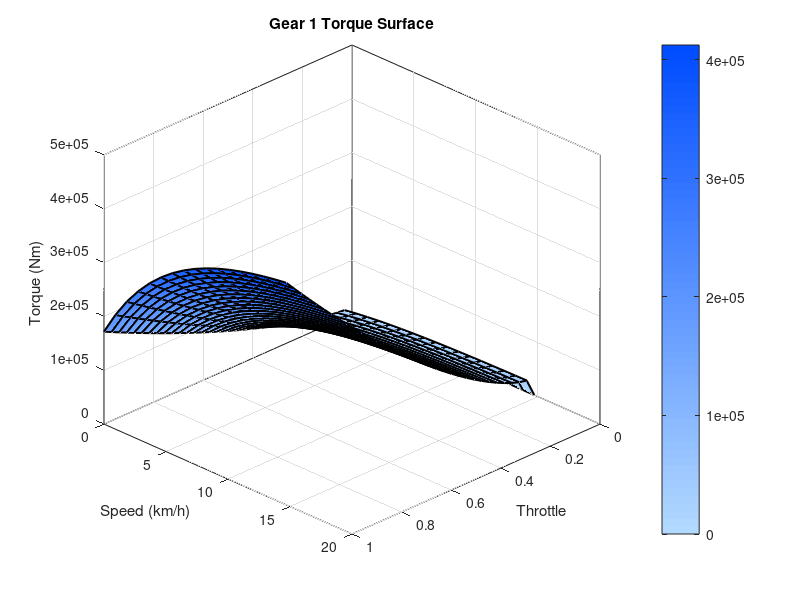
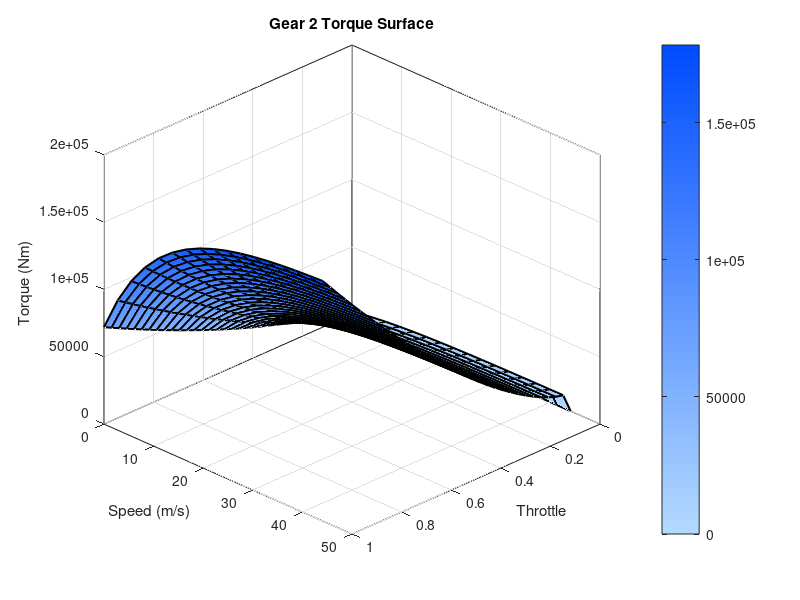

Source code (MATLAB) for these figures, in order:
clear; clc;

% ===== 挡位最大扭矩 =====
Tmax_1 = 429378;   % 1挡
Tmax_2 = 180105;   % 2挡

% ===== 输入范围 =====
alpha = linspace(0,1,100);      % 油门开度
v1 = linspace(0,15,50);         % 车速 (km/h)
v2 = linspace(0,45,50);         % 车速 (m/s)

[Alpha, V1] = meshgrid(alpha, v1);
[Alpha2, V2] = meshgrid(alpha, v2);

alpha_dead = 0.03;

f_throttle1 = zeros(size(Alpha));

idx = Alpha > alpha_dead;

alpha_eff = (Alpha(idx) - alpha_dead) / (1 - alpha_dead);

f_throttle1(idx) = 0.92 * alpha_eff.^1.4 + 0.08;

f_throttle2 = zeros(size(Alpha2));

idx2 = Alpha2 > alpha_dead;

alpha_eff2 = (Alpha(idx2) - alpha_dead) / (1 - alpha_dead);

f_throttle2(idx2) = 0.92 * alpha_eff2.^1.4 + 0.08;

% 1挡：低速强，高速衰减快
f_speed_1 = 0.4 + 0.6*(1-exp(-V1/3.6/1.5));

% 2挡：衰减慢
f_speed_2 = 0.4 + 0.6*(1-exp(-V2/3.6/3));

T_total_1 = Tmax_1 .* f_throttle1 .* f_speed_1;
T_total_2 = Tmax_2 .* f_throttle2 .* f_speed_2;

figure;
step=3;
surf(Alpha(1:step:end,1:step:end), V1(1:step:end,1:step:end), T_total_1(1:step:end,1:step:end), 'EdgeColor', [0 0 0],'LineWidth', 1.5);
shading interp;        % 保持平滑
hold on;
% ===== 第二层：稀疏网格（只画线）=====
step = 3;

surf(Alpha(1:step:end,1:step:end), ...
     V1(1:step:end,1:step:end), ...
     T_total_1(1:step:end,1:step:end), ...
     'FaceColor','none', ...   % ❗只保留网格
     'EdgeColor','k', ...
     'LineWidth',1.5);

% ===== 蓝色渐变（重点）=====
colormap([linspace(0.7,0,64)', linspace(0.85,0.3,64)', ones(64,1)]);
colorbar;

xlabel('Throttle');
ylabel('Speed (km/h)');
zlabel('Torque (Nm)');
title('Gear 1 Torque Surface');
view(135,30);   % 更有立体感
grid on;
box on;

figure;
step=3;
surf(Alpha2(1:step:end,1:step:end), V2(1:step:end,1:step:end), T_total_2(1:step:end,1:step:end), 'EdgeColor', [0 0 0],'LineWidth', 1.5);
shading interp;        % 保持平滑
hold on;
% ===== 第二层：稀疏网格（只画线）=====
step = 3;

surf(Alpha2(1:step:end,1:step:end), ...
     V2(1:step:end,1:step:end), ...
     T_total_2(1:step:end,1:step:end), ...
     'FaceColor','none', ...   % ❗只保留网格
     'EdgeColor','k', ...
     'LineWidth',1.5);

% ===== 蓝色渐变（重点）=====
colormap([linspace(0.7,0,64)', linspace(0.85,0.3,64)', ones(64,1)]);
colorbar;
xlabel('Throttle');
ylabel('Speed (m/s)');
zlabel('Torque (Nm)');
title('Gear 2 Torque Surface');
view(135,30);   % 更有立体感
grid on;
box on;
